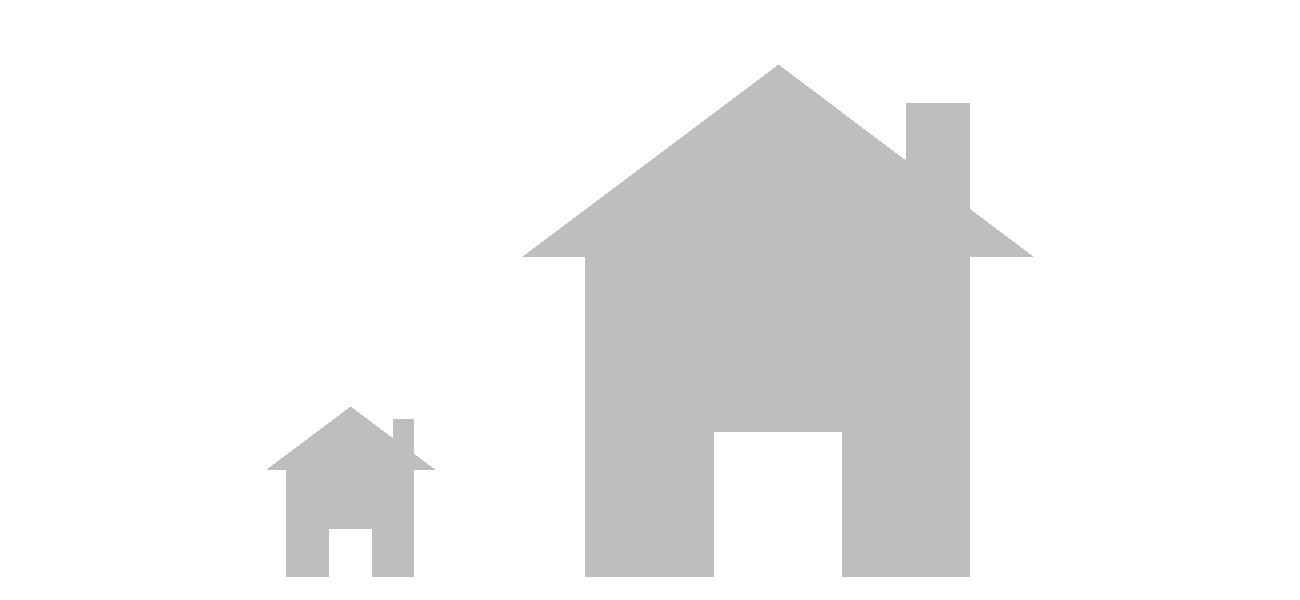

The R source for this figure:

png(file="casaSinRayas.png",width=1300, height=600, res = 300)
x <- 20
y <- 20
par(mar=c(0, 0, 0, 0))
plot(x, y, asp=1, ylim=c(-10, 3), xlim=c(-10, 10), ylab="", xlab="", col = "black", yaxt = 'n', xaxt='n', frame.plot = FALSE)


x = c(-9, -7, -5)
y = c(-7.5, -6, -7.5)
polygon(x,y, col = "grey", border = NA)

rect(-8.5, -10, -7.5, -7.5, col = "grey", border = NA)
rect(-5.5, -10, -6.5, -7.5, col = "grey", border = NA)
rect(-8.5, -8.867, -5.5, -7.5, col = "grey", border = NA)
rect(-6, -7.5, -5.5, -6.3, col = "grey", border = NA)

x = c(-3, 3, 9)
y = c(-2.5, 2, -2.5)
polygon(x,y, col = "grey", border = NA)

rect(-1.5, -10, 1.5, -2.5, col = "grey", border = NA)
rect(7.5, -10, 4.5, -2.5, col = "grey", border = NA)
rect(-1.5, -6.6, 7.5, -2.5, col = "grey", border = NA)
rect(6, -2.5, 7.5, 1.1, col = "grey", border = NA)

dev.off()
